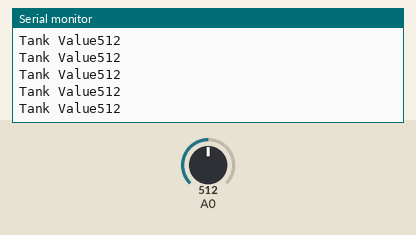
Recording of a sketch running on a simulated Arduino Uno, built with avr-gcc and run on an emulated ATmega328P. Parts: the last lines printed to the serial monitor. The inputs (shaded band) are chosen by the test bench; at power-on: A0 = 512.

Above: at 1.2 s.
1.3 s: A0 set to 110
At 2.1 s:
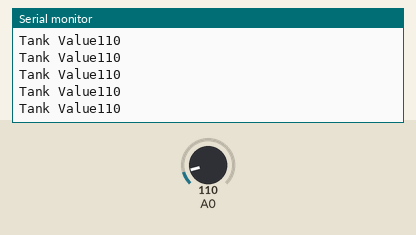
2.8 s: A0 set to 95
At 3.3 s:
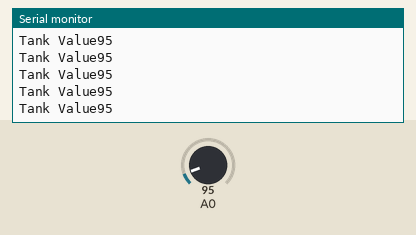
8.8 s: A0 set to 1008
At 9.7 s:
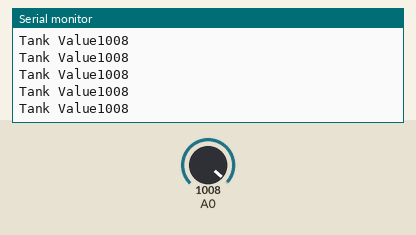
11.8 s: A0 set to 989
At 12.8 s:
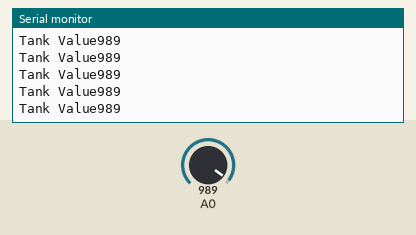
Timing chart, 0 to 14.8 s (numbered marks = the images above; inputs shaded):
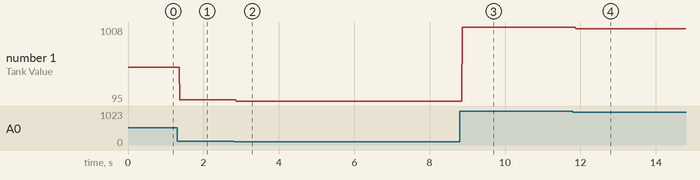

The sketch:

MPX2010DP_trial.ino
```cpp
// (licence header left out)
int sensorValue      = 0;
int constrainedValue = 0;
int tankLevel        = 0;
int TANK_SENSOR;


#define TANK_EMPTY 0
#define TANK_FULL  1023
void setup() {

  // Enable Serial output and ask WiServer to generate log messages (optional)
  Serial.begin( 9600 );
}

/**
 * Main program loop. everything is handled by callbacks
 * in the object itself. Nothing much happens
 */
void loop(){
   sensorValue = analogRead(A0);
  constrainedValue = constrain( sensorValue, TANK_EMPTY, TANK_FULL );
  tankLevel = map( constrainedValue, TANK_EMPTY, TANK_FULL, 0, 100 );
  Serial.print ("Tank Value");
  Serial.println (sensorValue);
}
```

Measured:
- after the input at 1.3 s, the serial monitor: prints a new line after 0.07 s (image 1)
- after the input at 2.8 s, the serial monitor: prints a new line after 0.07 s (image 2)
- after the input at 8.8 s, the serial monitor: prints a new line after 0.07 s (image 3)
- after the input at 11.8 s, the serial monitor: prints a new line after 0.08 s (image 4)
- plotted number 1: 512 → 110 after the input at 1.3 s, 110 → 95 after the input at 2.8 s, 95 → 1008 after the input at 8.8 s, 1008 → 989 after the input at 11.8 s
